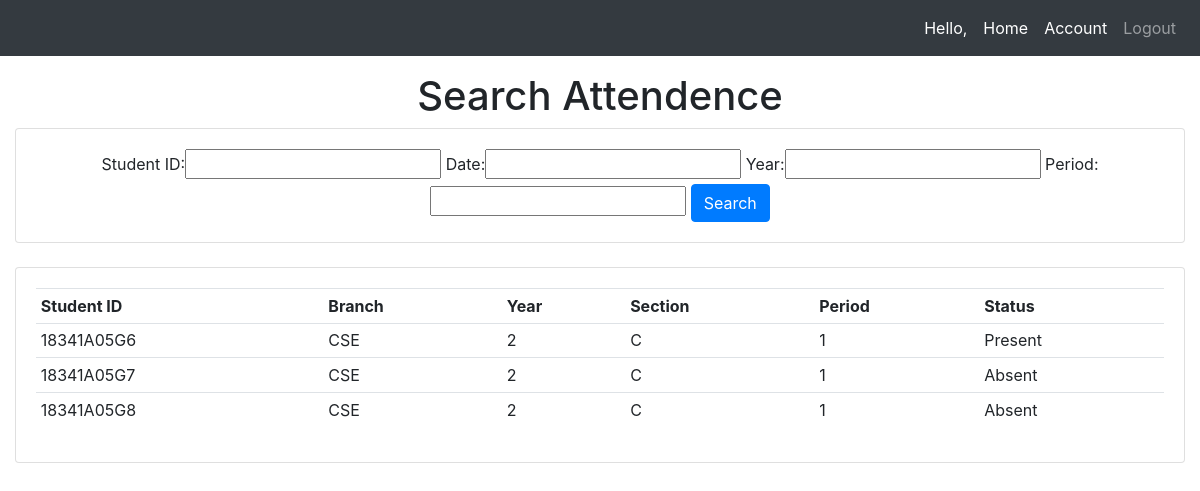
/searchattendence/, run on the app's committed database.
### attendence_sys/models.py (models this page shows, shortened)
class Attendence(models.Model):
    Faculty_Name = models.CharField(max_length=200, null=True, blank=True)
    Student_ID = models.CharField(max_length=200, null=True, blank=True)
    date = models.DateField(auto_now_add = True, null = True)
    time = models.TimeField(auto_now_add=True, null = True)
    branch = models.CharField(max_length=200, null = True)
    year = models.CharField(max_length=200, null = True)
    section = models.CharField(max_length=200, null = True)
    period = models.CharField(max_length=200, null = True)
    status = models.CharField(max_length=200, null = True, default='Absent')

### attendence_sys/views.py (the view)
# urls.py: path('searchattendence/', views.searchAttendence, name='searchattendence'),
def searchAttendence(request):
    attendences = Attendence.objects.all()
    myFilter = AttendenceFilter(request.GET, queryset=attendences)
    attendences = myFilter.qs
    context = {'myFilter':myFilter, 'attendences': attendences, 'ta':False}
    return render(request, 'attendence_sys/attendence.html', context)

### attendence_sys/templates/attendence_sys/attendence.html (shortened to what this page needs)
{% extends 'attendence_sys/main.html' %}
{% block content %}
{% if ta == False %}
<center><h1>Search Attendence</h1></center>
<div class="row">
	<div class="col">
		<div class="card card-body">
			<center>
				<form method="get">
					{{myFilter.form}}
		    		<button class="btn btn-primary" type="submit">Search</button>
				</form>
			</center>
		</div>
	</div>
</div>
<br>
<div class="row">
	<div class="col-sm-12">
		<div class="card card-body">
			<table class="table table-sm">
				<tr>
					<th>Student ID</th>
					<th>Branch</th>
					<th>Year</th>
					<th>Section</th>
					<th>Period</th>
					<th>Status</th>
				</tr>
				{% for attendence in attendences %}
				<tr>
                    <td>{{ attendence.Student_ID }}</td>
					<td>{{ attendence.branch }}</td>
					<td>{{ attendence.year }}</td>
					<td>{{ attendence.section }}</td>
					<td>{{ attendence.period }}</td>
					<td>{{ attendence.status }}</td>
				</tr>
				{% endfor %}
			</table>
		</div>
	</div>
</div>
{% endif %}
{% endblock %}

### attendence_sys/templates/attendence_sys/main.html (shortened to what this page needs)
<!DOCTYPE html>
<html>
<head>
	<link rel="stylesheet" href="https://stackpath.bootstrapcdn.com/bootstrap/4.3.1/css/bootstrap.min.css">
</head>
<body>
	{%  include 'attendence_sys/navbar.html' %}
	<br>
<br>
<br>
	<div class="container-fluid">
	{% block content %}
	{% endblock %}
    </div>
</body>
</html>

### attendence_sys/templates/attendence_sys/navbar.html (shortened to what this page needs)
{% load static %}
<nav class="navbar navbar-expand-lg navbar-dark fixed-top bg-dark">
  <div class="collapse navbar-collapse" id="navbarNav">
    <ul class="navbar-nav ml-auto">
      <li class="nav-item active">
        <span class="nav-link">Hello, {{ request.user.faculty }}</span>
      </li>
      <li class="nav-item active">
        <a href="{% url 'home' %}" class="nav-link">Home</a>
      </li>
      <li class="nav-item active">
        <a class="nav-link" href="{% url 'account' %}">Account</a>
      </li>
      <li class="nav-item">
        <a class="nav-link" href="{% url 'logout' %}">Logout</a>
      </li>
    </ul>
  </div>
</nav>

### data on the page
Attendence: Student_ID "18341A05G6", branch "CSE", year "2", section "C", period "1", status "Present"
Attendence: Student_ID "18341A05G7", branch "CSE", year "2", section "C", period "1", status "Absent"
Attendence: Student_ID "18341A05G8", branch "CSE", year "2", section "C", period "1", status "Absent"
